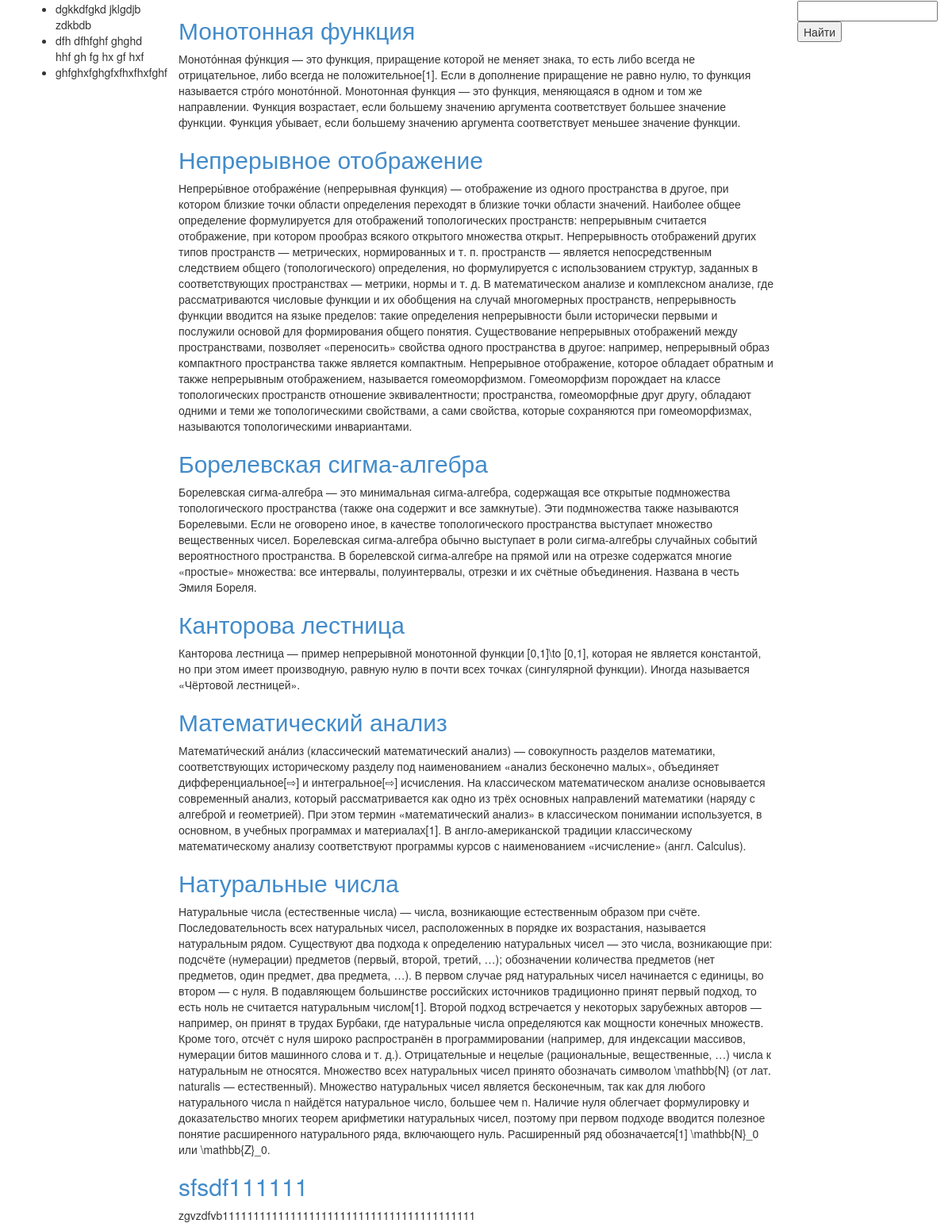
/matan/term/, run on the app's committed database.
### matan/models.py (models this page shows, shortened)
class Term(models.Model):
    title = models.CharField(max_length=100, verbose_name=u'Термин')
    determination = models.TextField(verbose_name=u'Определение')

### matan/views.py (the view)
class TermView(ListView):
    model=Term
    template_name='matan/term_list.html'
    context_object_name='term_list'

### matan/templates/matan/term_list.html (shortened to what this page needs)
{% extends 'matan/base.html' %}
{% block term %}
    {% if term_list %}
        {% for term in term_list%}
            <h2><a href="{% url 'term_detail' pk=term.id %}">{{ term.title }}</a></h2>
            <p>{{ term.determination }}</p>
        {% endfor %}
    {% endif %}
{% endblock %}

### data on the page
Term: title "Монотонная функция", determination "Моното́нная фу́нкция — это функция, приращение которой не меняет знака, то есть либо всегда не отрицательное, либо всегда не положительное[1]. Если в дополнение приращение не равно нулю, то функция называется стро́го моното́нной. Монотонная функция — это функция, меняющаяся в одном и том же направлении. Функция возрастает, если большему значению аргумента соответствует большее значение функции. Функция убывает, если большему значению аргумента соответствует меньшее значение функции."
Term: title "Непрерывное отображение", determination "Непреры́вное отображе́ние (непрерывная функция) — отображение из одного пространства в другое, при котором близкие точки области определения переходят в близкие точки области значений. Наиболее общее определение формулируется для отображений топологических пространств: непрерывным считается отображение, при котором прообраз всякого открытого множества открыт. Непрерывность отображений других типов пространств — метрических, нормированных и т. п. пространств — является непосредственным следствием общего (топологического) определения, но формулируется с использованием структур, заданных в соответствующих пространствах — метрики, нормы и т. д. В математическом анализе и комплексном анализе,…"
Term: title "Борелевская сигма-алгебра", determination "Борелевская сигма-алгебра — это минимальная сигма-алгебра, содержащая все открытые подмножества топологического пространства (также она содержит и все замкнутые). Эти подмножества также называются Борелевыми. Если не оговорено иное, в качестве топологического пространства выступает множество вещественных чисел. Борелевская сигма-алгебра обычно выступает в роли сигма-алгебры случайных событий вероятностного пространства. В борелевской сигма-алгебре на прямой или на отрезке содержатся многие «простые» множества: все интервалы, полуинтервалы, отрезки и их счётные объединения. Названа в честь Эмиля Бореля."
Term: title "Канторова лестница", determination "Канторова лестница — пример непрерывной монотонной функции [0,1]\\to [0,1], которая не является константой, но при этом имеет производную, равную нулю в почти всех точках (сингулярной функции). Иногда называется «Чёртовой лестницей»."
Term: title "Математический анализ", determination "Математи́ческий ана́лиз (классический математический анализ) — совокупность разделов математики, соответствующих историческому разделу под наименованием «анализ бесконечно малых», объединяет дифференциальное[⇨] и интегральное[⇨] исчисления. На классическом математическом анализе основывается современный анализ, который рассматривается как одно из трёх основных направлений математики (наряду с алгеброй и геометрией). При этом термин «математический анализ» в классическом понимании используется, в основном, в учебных программах и материалах[1]. В англо-американской традиции классическому математическому анализу соответствуют программы курсов с наименованием «исчисление» (англ. Calculus)."
Term: title "Натуральные числа", determination "Натуральные числа (естественные числа) — числа, возникающие естественным образом при счёте. Последовательность всех натуральных чисел, расположенных в порядке их возрастания, называется натуральным рядом. Существуют два подхода к определению натуральных чисел — это числа, возникающие при: подсчёте (нумерации) предметов (первый, второй, третий, …); обозначении количества предметов (нет предметов, один предмет, два предмета, …). В первом случае ряд натуральных чисел начинается с единицы, во втором — с нуля. В подавляющем большинстве российских источников традиционно принят первый подход, то есть ноль не считается натуральным числом[1]. Второй подход встречается у некоторых зарубежных авторов…"
Term: title "sfsdf111111", determination "zgvzdfvb11111111111111111111111111111111111111111"
